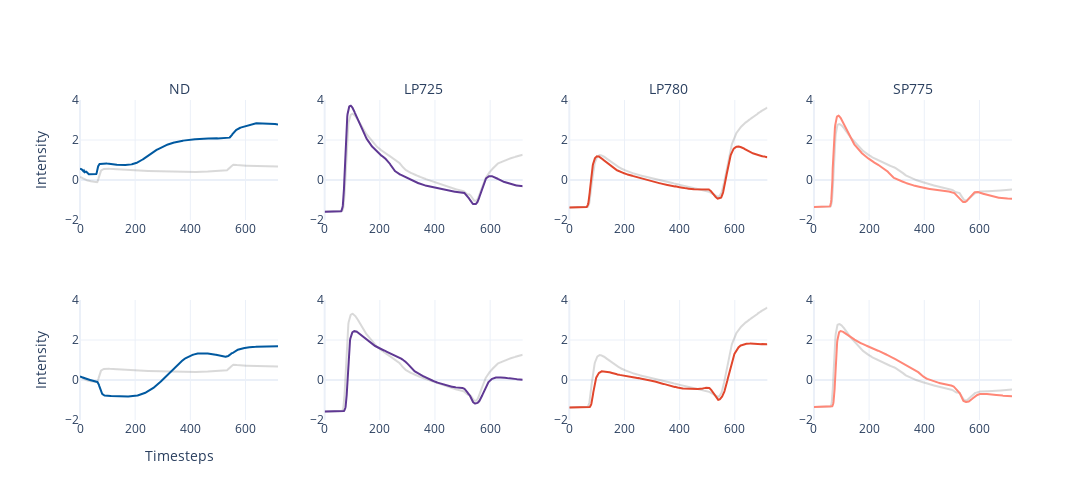

Notebook code cell kept with this figure:
### Markdown cell above
#### Plot

### Code cell
import plotly.graph_objects as go


def format_title(title, subtitle=None, subtitle_font_size=14):
    title = f"<b>{title}</b>"
    if not subtitle:
        return title
    subtitle = f'<span style="font-size: {subtitle_font_size}px;">{subtitle}</span>'
    return f"{title}<br>{subtitle}"


from plotly.subplots import make_subplots

fig = make_subplots(
    rows=2,
    cols=4,
    subplot_titles=(
        format_title("High" if target == "pce" else "Thicker", "ND"),
        format_title("", "LP725"),
        format_title("", "LP780"),
        format_title("", "SP775"),
        format_title("Low" if target == "pce" else "Thinner"),
        None,
        None,
        None,
    ),
)

fig.add_trace(
    go.Scatter(y=x[0], name="ND", marker_color="grey", opacity=0.3, showlegend=False),
    row=1,
    col=1,
)
fig.add_trace(
    go.Scatter(y=cf_high[0], name="cf ND", marker_color="#042940", showlegend=False),
    row=1,
    col=1,
)
fig.add_trace(
    go.Scatter(
        y=x[1], name="LP725", marker_color="grey", opacity=0.3, showlegend=False
    ),
    row=1,
    col=2,
)
fig.add_trace(
    go.Scatter(y=cf_high[1], name="cf LP725", marker_color="#005C53", showlegend=False),
    row=1,
    col=2,
)
fig.add_trace(
    go.Scatter(
        y=x[2], name="LP780", marker_color="grey", opacity=0.3, showlegend=False
    ),
    row=1,
    col=3,
)
fig.add_trace(
    go.Scatter(y=cf_high[2], name="cf LP780", marker_color="#9FC131", showlegend=False),
    row=1,
    col=3,
)
fig.add_trace(
    go.Scatter(
        y=x[3], name="SP775", marker_color="grey", opacity=0.3, showlegend=False
    ),
    row=1,
    col=4,
)
fig.add_trace(
    go.Scatter(
        y=cf_high[3], name="cf NSP775D", marker_color="#DBF227", showlegend=False
    ),
    row=1,
    col=4,
)

fig.add_trace(
    go.Scatter(y=x[0], name="ND", marker_color="grey", opacity=0.3, showlegend=False),
    row=2,
    col=1,
)
fig.add_trace(
    go.Scatter(y=cf_low[0], name="cf ND", marker_color="#042940", showlegend=False),
    row=2,
    col=1,
)
fig.add_trace(
    go.Scatter(
        y=x[1], name="LP725", marker_color="grey", opacity=0.3, showlegend=False
    ),
    row=2,
    col=2,
)
fig.add_trace(
    go.Scatter(y=cf_low[1], name="cf LP725", marker_color="#005C53", showlegend=False),
    row=2,
    col=2,
)
fig.add_trace(
    go.Scatter(
        y=x[2], name="LP780", marker_color="grey", opacity=0.3, showlegend=False
    ),
    row=2,
    col=3,
)
fig.add_trace(
    go.Scatter(y=cf_low[2], name="cf LP780", marker_color="#9FC131", showlegend=False),
    row=2,
    col=3,
)
fig.add_trace(
    go.Scatter(
        y=x[3], name="SP775", marker_color="grey", opacity=0.3, showlegend=False
    ),
    row=2,
    col=4,
)
fig.add_trace(
    go.Scatter(
        y=cf_low[3], name="cf NSP775D", marker_color="#DBF227", showlegend=False
    ),
    row=2,
    col=4,
)

fig.update_yaxes(title=None)
fig.update_yaxes(title_text=None)
fig.update_xaxes(title=None)

fig.update_yaxes(title="Intensity", row=1, col=1)
fig.update_yaxes(title="Intensity", row=2, col=1)
fig.update_xaxes(title="Timesteps", row=2, col=1)

if target == "pce":
    title = format_title(
        "Perovskite 1D Boosted Regression Tree Model",
        "Counterfactual Explanation ("
        + str(cf_methode)
        + ") / True PCE: "
        + str(*y[0])
        + " / CF PCE High: "
        + str(*y_cf_high[0])
        + " / CF PCE Low: "
        + str(*y_cf_low[0]),
    )
else:
    title = format_title(
        "Perovskite 1D Boosted Regression Tree Model",
        "Counterfactual Explanation ("
        + str(cf_methode)
        + ") / True mean Thickness (mTH): "
        + str(*y[0]) + "[nm]"
        + " / CF mTH Thick: "
        + str(*y_cf_high[0])
        + " / CF mTH Thin: "
        + str(*y_cf_low[0]),
    )

fig.update_layout(
    title=title,
    legend_title=None,
    title_y=0.95,
    title_x=0.035,
    template="plotly_white",
    height=400,
    width=1200,
)

#fig.write_image("xai/images/"+ target + "/1D/1D_cf.png", scale=2)

fig.show()

### Figure 1 — Plotly figure (JSON) as saved in the notebook; plotly's stock layout.template omitted (floating-point values rounded to 4 significant figures; data arrays with more than 128 entries replaced by an {"elided": "..."} marker saying what was removed)
{"data": [{"marker": {"color": "grey"}, "name": "ND", "opacity": 0.3, "showlegend": false, "type": "scatter", "xaxis": "x", "y": {"elided": "719 float values"}, "yaxis": "y"}, {"marker": {"color": "#0059A0"}, "name": "cf ND", "showlegend": false, "type": "scatter", "xaxis": "x", "y": {"elided": "719 float values"}, "yaxis": "y"}, {"marker": {"color": "grey"}, "name": "LP725", "opacity": 0.3, "showlegend": false, "type": "scatter", "xaxis": "x2", "y": {"elided": "719 float values"}, "yaxis": "y2"}, {"marker": {"color": "#5F3893"}, "name": "cf LP725", "showlegend": false, "type": "scatter", "xaxis": "x2", "y": {"elided": "719 float values"}, "yaxis": "y2"}, {"marker": {"color": "grey"}, "name": "LP780", "opacity": 0.3, "showlegend": false, "type": "scatter", "xaxis": "x3", "y": {"elided": "719 float values"}, "yaxis": "y3"}, {"marker": {"color": "#E1462C"}, "name": "cf LP780", "showlegend": false, "type": "scatter", "xaxis": "x3", "y": {"elided": "719 float values"}, "yaxis": "y3"}, {"marker": {"color": "grey"}, "name": "SP775", "opacity": 0.3, "showlegend": false, "type": "scatter", "xaxis": "x4", "y": {"elided": "719 float values"}, "yaxis": "y4"}, {"marker": {"color": "#FF8777"}, "name": "cf NSP775D", "showlegend": false, "type": "scatter", "xaxis": "x4", "y": {"elided": "719 float values"}, "yaxis": "y4"}, {"marker": {"color": "grey"}, "name": "ND", "opacity": 0.3, "showlegend": false, "type": "scatter", "xaxis": "x5", "y": {"elided": "719 float values"}, "yaxis": "y5"}, {"marker": {"color": "#0059A0"}, "name": "cf ND", "showlegend": false, "type": "scatter", "xaxis": "x5", "y": {"elided": "719 float values"}, "yaxis": "y5"}, {"marker": {"color": "grey"}, "name": "LP725", "opacity": 0.3, "showlegend": false, "type": "scatter", "xaxis": "x6", "y": {"elided": "719 float values"}, "yaxis": "y6"}, {"marker": {"color": "#5F3893"}, "name": "cf LP725", "showlegend": false, "type": "scatter", "xaxis": "x6", "y": {"elided": "719 float values"}, "yaxis": "y6"}, {"marker": {"color": "grey"}, "name": "LP780", "opacity": 0.3, "showlegend": false, "type": "scatter", "xaxis": "x7", "y": {"elided": "719 float values"}, "yaxis": "y7"}, {"marker": {"color": "#E1462C"}, "name": "cf LP780", "showlegend": false, "type": "scatter", "xaxis": "x7", "y": {"elided": "719 float values"}, "yaxis": "y7"}, {"marker": {"color": "grey"}, "name": "SP775", "opacity": 0.3, "showlegend": false, "type": "scatter", "xaxis": "x8", "y": {"elided": "719 float values"}, "yaxis": "y8"}, {"marker": {"color": "#FF8777"}, "name": "cf NSP775D", "showlegend": false, "type": "scatter", "xaxis": "x8", "y": {"elided": "719 float values"}, "yaxis": "y8"}], "layout": {"annotations": [{"font": {"size": 16}, "showarrow": false, "text": "<b> </b><br><span style=\"font-size: 14px;\">ND</span>", "x": 0.1062, "xanchor": "center", "xref": "paper", "y": 1, "yanchor": "bottom", "yref": "paper"}, {"font": {"size": 16}, "showarrow": false, "text": "<b></b><br><span style=\"font-size: 14px;\">LP725</span>", "x": 0.3688, "xanchor": "center", "xref": "paper", "y": 1, "yanchor": "bottom", "yref": "paper"}, {"font": {"size": 16}, "showarrow": false, "text": "<b></b><br><span style=\"font-size: 14px;\">LP780</span>", "x": 0.6313, "xanchor": "center", "xref": "paper", "y": 1, "yanchor": "bottom", "yref": "paper"}, {"font": {"size": 16}, "showarrow": false, "text": "<b></b><br><span style=\"font-size: 14px;\">SP775</span>", "x": 0.8938, "xanchor": "center", "xref": "paper", "y": 1, "yanchor": "bottom", "yref": "paper"}, {"font": {"size": 16}, "showarrow": false, "text": "<b> </b>", "x": 0.1062, "xanchor": "center", "xref": "paper", "y": 0.375, "yanchor": "bottom", "yref": "paper"}], "height": 500, "legend": {"title": {}}, "title": {"x": 0.035, "y": 0.95}, "width": 1200, "xaxis": {"anchor": "y", "domain": [0, 0.2125], "title": {}}, "xaxis2": {"anchor": "y2", "domain": [0.2625, 0.475], "title": {}}, "xaxis3": {"anchor": "y3", "domain": [0.525, 0.7375], "title": {}}, "xaxis4": {"anchor": "y4", "domain": [0.7875, 1], "title": {}}, "xaxis5": {"anchor": "y5", "domain": [0, 0.2125], "title": {"text": "Timesteps"}}, "xaxis6": {"anchor": "y6", "domain": [0.2625, 0.475], "title": {}}, "xaxis7": {"anchor": "y7", "domain": [0.525, 0.7375], "title": {}}, "xaxis8": {"anchor": "y8", "domain": [0.7875, 1], "title": {}}, "yaxis": {"anchor": "x", "domain": [0.625, 1], "range": [-2, 4], "title": {"text": "Intensity"}}, "yaxis2": {"anchor": "x2", "domain": [0.625, 1], "range": [-2, 4], "title": {}}, "yaxis3": {"anchor": "x3", "domain": [0.625, 1], "range": [-2, 4], "title": {}}, "yaxis4": {"anchor": "x4", "domain": [0.625, 1], "range": [-2, 4], "title": {}}, "yaxis5": {"anchor": "x5", "domain": [0, 0.375], "range": [-2, 4], "title": {"text": "Intensity"}}, "yaxis6": {"anchor": "x6", "domain": [0, 0.375], "range": [-2, 4], "title": {}}, "yaxis7": {"anchor": "x7", "domain": [0, 0.375], "range": [-2, 4], "title": {}}, "yaxis8": {"anchor": "x8", "domain": [0, 0.375], "range": [-2, 4], "title": {}}}}
